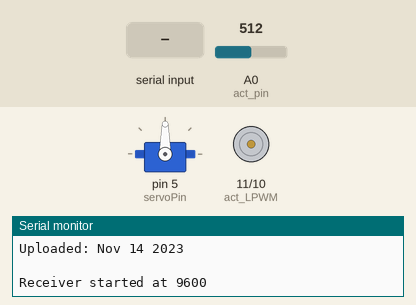
Recording of a sketch running on a simulated Arduino Mega 2560, built with avr-gcc and run on an emulated ATmega2560. Shown: servo, motor-driver pin pairs drawn as motors (green arrow = first pin HIGH = forward, orange = second pin HIGH = backward, longer = more drive), the last lines printed to the serial monitor. The test bench sets the inputs (shaded band); at power-on: A0 (act_pin) = 512.

Above: at 2.2 s.
2.3 s: "90 45\n" received over the second serial link
At 4.3 s:
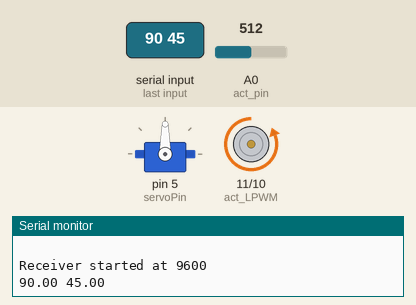
4.8 s: "30 150\n" received over the second serial link
At 6.3 s:
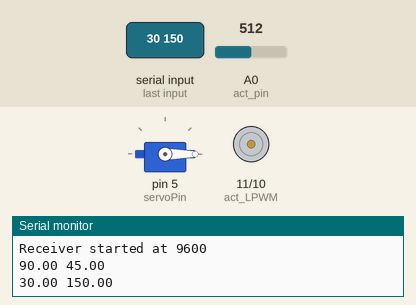
7.3 s: "90 45\n" received over the second serial link
At 9.3 s:
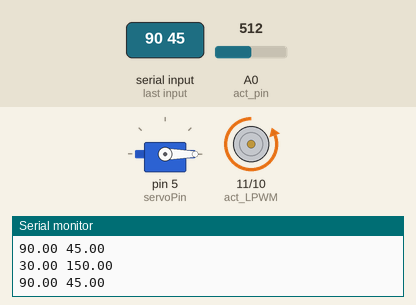
12.8 s: " \n" received over the second serial link
At 14.6 s:
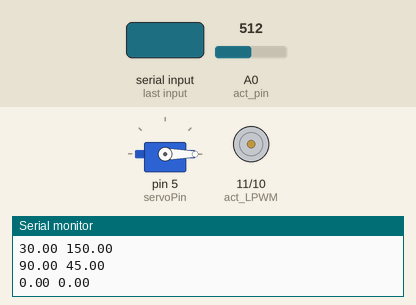
Timing chart, 0 to 16.1 s (numbered marks = the images above; inputs shaded):
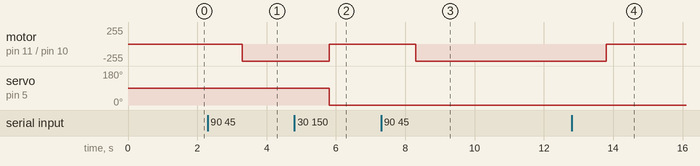

Measured:
- after the input at 2.3 s, motor on pin 11 (act_LPWM) / pin 10 (act_RPWM): stopped → backward 255/255 after 1.0 s
- after the input at 4.8 s, motor on pin 11 (act_LPWM) / pin 10 (act_RPWM): backward 255/255 → stopped after 1.0 s; servo on pin 5 (servoPin): 90° → 0° after 1.0 s
- after the input at 7.3 s, motor on pin 11 (act_LPWM) / pin 10 (act_RPWM): stopped → backward 255/255 after 1.0 s
- after the input at 12.8 s, motor on pin 11 (act_LPWM) / pin 10 (act_RPWM): backward 255/255 → stopped after 1.0 s

The sketch:

LauncherTest.ino
```cpp
// required for servo operation
#include <ServoTimer2.h>

// for sign operations
#define sgn(x) ((x) < 0 ? -1 : ((x) > 0 ? 1 : 0))

//  Pins
//  BT VCC to Arduino 5V out.
//  BT GND to GND
//  Arduino 48 (Mega) RX -> BT TX no need voltage divider
//  Arduino 46 (Mega) TX -> BT RX through a voltage divider (5v to 3.3v)

// https://www.pjrc.com/teensy/td_libs_AltSoftSerial.html
#include <AltSoftSerial.h>
AltSoftSerial receiver;

// for the servo motor
ServoTimer2 myServo;
int servoPin = 5;
int servoZero = 90;
int prevServoPos = servoZero;

// the maximum values of theta and phi
int maxAngle = 30;

// to deal with gimbal lock
int dangerZone = 60;

// IMU angles
float theta;
float phi;

// Arduino pins for linear actuator
int act_pin = A0;             // linear actuator potentiometer pin
int act_RPWM = 10;            // linear actutator RPWM connection
int act_LPWM = 11;            // linear actuator LWPM connection

// state variables for linear actuator
int actReading = 0;           // the value read by the linear actuator potentiometer
float actSpeed;               // speed of the linear actuator (value from 0-255)
float strokeLength = 8.0;     // length of linear actuator stroke
int maxAnalogReading;         // max value that linear actuator is allowed to move to
int minAnalogReading;         // min value that linear actuator is allowed to move to
int actPos;                   // the set position that the linear actuator is being moved to

// state variables for servo
float servoSpeed;             // the scaled rotation of the servo (value from 0-1)
float servoPos;               // the set position that the servo is being moved to
int microPos;                 // the servo position in microseconds that it is moving to

// to keep track of the current firing mode
// 0 = fine
// 1 = coarse
int sensitivityMode = 1;

char c = ' ';
boolean NL = true;

// the minimum angle needed to activate
int sensitivity[] = {7, 15};

// maps input to output positions
float mapFloat(long x, long in_min, long in_max, long out_min, long out_max) {
  return (float)(x - in_min) * (out_max - out_min) / (float)(in_max - in_min) + out_min;
}

// moves the linear actuator in a given direction at a given speed
void driveActuator(int Direction, int Speed) {
  switch(Direction){
    case 1:  // extension
      analogWrite(act_RPWM, Speed);
      analogWrite(act_LPWM, 0);
      break;

    case 0:  // no movement
      analogWrite(act_RPWM, 0);
      analogWrite(act_LPWM, 0);
      break;

    case -1:  // retraction
      analogWrite(act_RPWM, 0);
      analogWrite(act_LPWM, Speed);
      break;
  }
}

// moves the linear actuator accordingly if the vertical (up and down) IMU angle surpasses the minimum angle
void moveAct(float phi) {

  // obtain the analog potentiometer reading of the linear actuator
  actReading = analogRead(act_pin);

  // don't move the machine if the values are incorrect
  if (abs(phi) > dangerZone) {
    phi = 0;
  }

  // constrain phi within the max angles
  if (abs(phi) > maxAngle) {
    phi = sgn(phi) * maxAngle;
  }

  // the difference between phi and the activation angle for a given sensitivity
  float diff = abs(phi) - sensitivity[sensitivityMode];

  // determine the actuator speed based on phi
  float actSpeed = mapFloat(abs(phi), 0, maxAngle, 0, 255);

  // extends the linear actuator if phi surpasses the minimum angle
  if (diff > 0) {
    driveActuator(sgn(phi), actSpeed);
  }
  // does not move the linear actuator if the minimum angle isn't surpassed
  else {
    actPos = actReading;
    driveActuator(0, actSpeed);
  }
}

// moves the servo accordingly if the horizontal (left and right) IMU angle surpasses the minimum angle
void moveServo(float theta) {

  // don't move the machine if the values are incorrect
  if (abs(theta) > dangerZone) {
    theta = 0;
  }

  // constrain theta within the max angles
  if (abs(theta) > maxAngle) {
    theta = sgn(theta) * maxAngle;
  }

  // the difference between theta and the activation angle for a given sensitivity
  float diff = abs(theta) - sensitivity[sensitivityMode];

  // before moving, obtain the last written position of the servo
  prevServoPos = myServo.read();

  // rotates the servo if theta surpasses the minimum angle
  if (diff > 0) {
    if (theta > 0) {
      myServo.write(prevServoPos - 12);
    }
    else if (theta < 0) {
      myServo.write(prevServoPos + 12);
    }
  }
}

// obtain the first number in the string (theta)
float stringToTheta(String str) {
  return str.substring(0, str.indexOf(" ")).toFloat();
}

// obtain the first number in the string (phi)
float stringToPhi(String str) {
  return str.substring(str.indexOf(" "), str.length()).toFloat();
}

void setup(void)
{
  // start serial monitor communication at 9600 baud rate
  Serial.begin(9600);
  Serial.print("Sketch:   ");   Serial.println(__FILE__);
  Serial.print("Uploaded: ");   Serial.println(__DATE__);
  Serial.println(" ");

  // start receiver BT at 9600 baud rate
  receiver.begin(9600);
  Serial.println("Receiver started at 9600");

  // zero the servo and attach it to the Arduino
  myServo.write(servoZero);
  myServo.attach(servoPin);

  // 1 second delay
  delay(1000);
}

void loop(void)
{
  // read from receiver BT and print to serial monitor
  if (receiver.available() > 0)
  {
    String str = receiver.readString();
    theta = stringToTheta(str);
    phi = stringToPhi(str);
    Serial.print(theta);
    Serial.print(" ");
    Serial.println(phi);
  }

  // read from serial monitor and send to receiver BT
  if (Serial.available() > 0)
  {
    c = Serial.read();

    // do not send line end characters to the HM-10
    if (c != 10 & c != 13)
    {
      receiver.write(c);
    }

    // Echo the user input to the main window.
    // If there is a new line print the ">" character.
    if (NL)
    {
      Serial.print("\r\n>");
      NL = false;
    }

    Serial.write(c);
    if (c == 10)
    {
      NL = true;
    }
  }

  // move the servo if necessary
  moveServo(theta);

  // move the linear actuator if necessary
  moveAct(phi);
}
```
